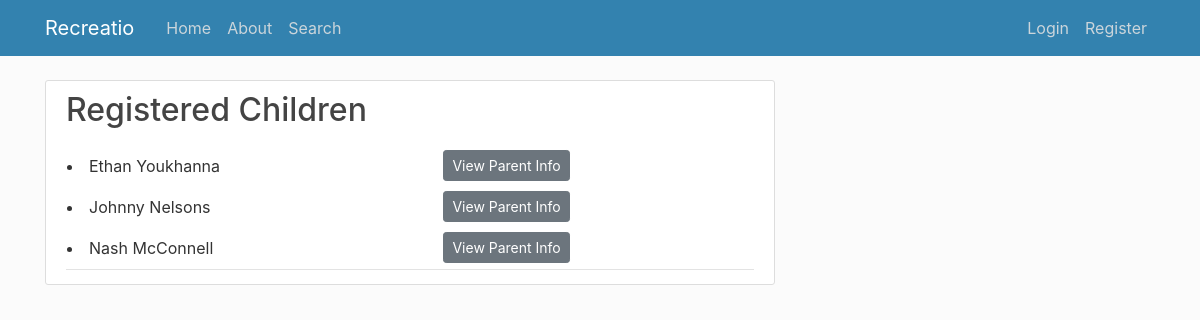
Page /activity/9/registered/ on the committed database.
### users/models.py (models this page shows, shortened)
class Child(models.Model):
    first_name = models.CharField(max_length=20)
    last_name = models.CharField(max_length=30)
    birth_date = models.DateField()
    parent = models.ManyToManyField(Profile)
    activities = models.ManyToManyField(Activities)

### users/views.py (the view)
# urls.py: path('activity/<int:pk>/registered/', user_views.enrolled_children, name='activity-registered'),
def enrolled_children(request, pk):
    children = Child.objects.filter(activities__id = pk)
    children = children.order_by("first_name")
    context = {
        'children': children
    }
    return render(request, 'users/activities_detail_registered.html', context)

### users/templates/users/activities_detail_registered.html (shortened to what this page needs)
{% extends "web/base.html" %}
{% block content %}
  <body>
    <article class="media content-section">
    <div class="media-body">
        <div class="article-metadata">
            <h2>Registered Children</h2>
            <div>
              <table style="width: 100%">
              <ol>
                {% for child in children %}
                  <tr>
                    <td>
                      <li>{{child.first_name}} {{child.last_name}}</li>
                    </td>
                    <td>
                      <a class= "btn btn-secondary btn-sm mt-1 mb-1" href = "{% url 'parent-info' child.id %}">View Parent Info</a>
                    </td>
                  </tr>
                {% endfor%}
                </ol>
            </div>
        </div>
    </div>
    </article>
    </body>
{% endblock content %}

### web/static/web/main.css (style rules this page uses)
body { background: #fafafac0; color: #333333; margin-top: 5rem; }
h1, h2, h3, h4, h5, h6 { color: #444444; }
.content-section { background: #ffffff; padding: 10px 20px; border: 1px solid #dddddd; border-radius: 3px; margin-bottom: 20px; }
.article-metadata { padding-bottom: 1px; margin-bottom: 4px; border-bottom: 1px solid #e3e3e3 }

### rows in the picture
Child: first_name "Ethan", last_name "Youkhanna"
Child: first_name "Johnny", last_name "Nelsons"
Child: first_name "Nash", last_name "McConnell"
